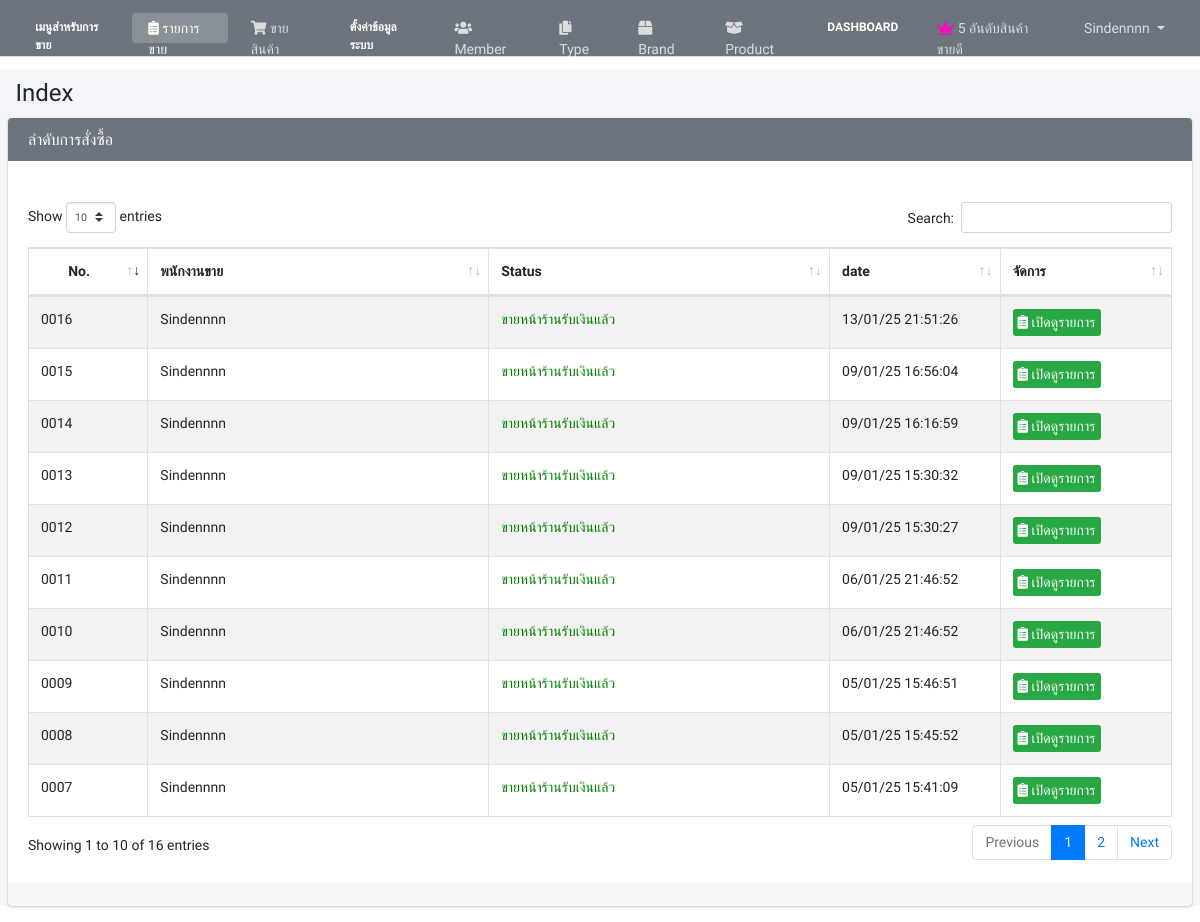
The app's page /admin/index.php (signed in), older data.
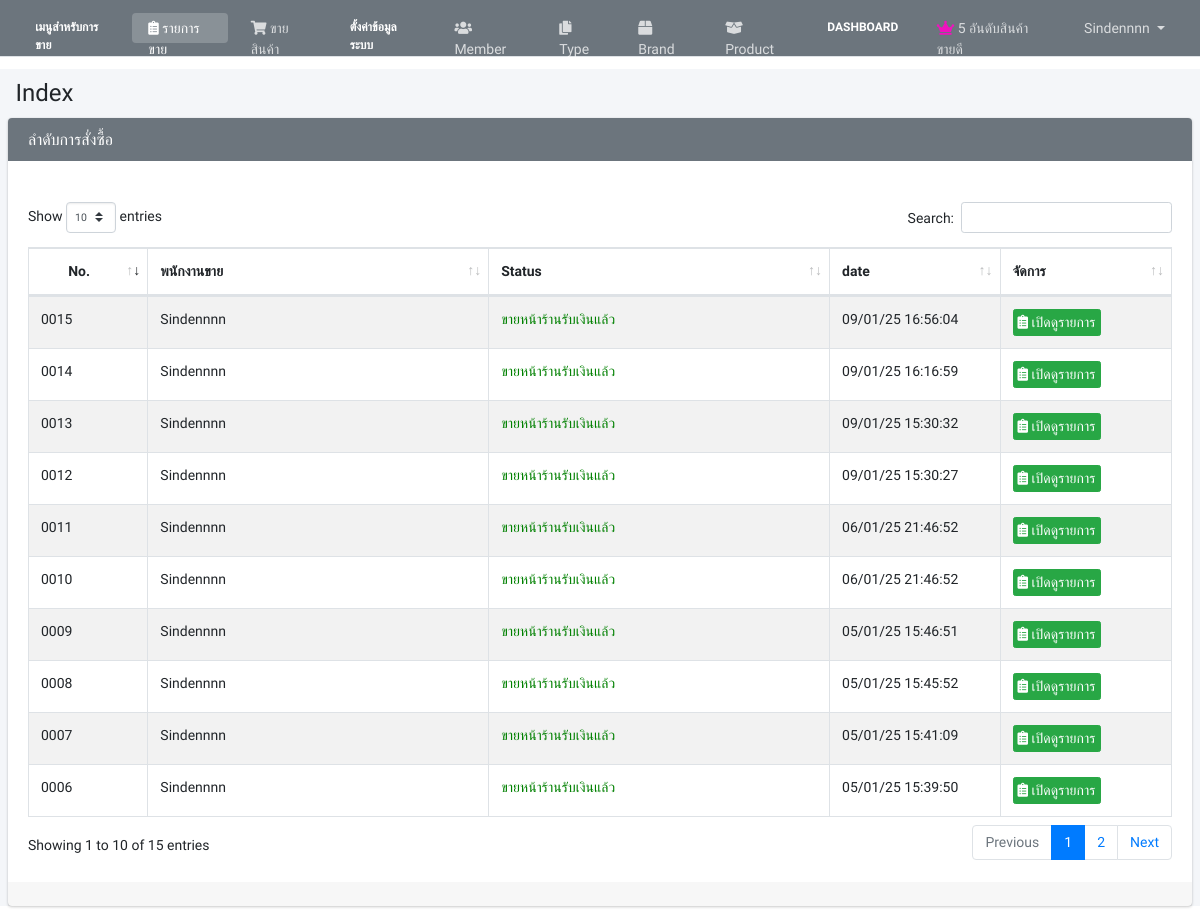
The same page, newer data.
### tables this page shows
CREATE TABLE `tbl_order` (
  `order_id` int(4) UNSIGNED ZEROFILL NOT NULL,
  `mem_id` int(11) NOT NULL,
  `receive_name` varchar(100) NOT NULL COMMENT 'ชื่อผู้รับ',
  `order_status` int(1) NOT NULL,
  `b_name` varchar(100) DEFAULT NULL COMMENT 'ชื่อธนาคาร',
  `pay_amount` float(10,2) DEFAULT NULL,
  `pay_amount2` float(10,2) NOT NULL,
  `order_date` datetime NOT NULL
);

CREATE TABLE `tbl_member` (
  `mem_id` int(3) UNSIGNED ZEROFILL NOT NULL,
  `ref_l_id` int(11) NOT NULL,
  `mem_name` varchar(50) NOT NULL,
  `mem_username` varchar(20) NOT NULL,
  `mem_password` varchar(100) NOT NULL,
  `mem_img` varchar(200) NOT NULL,
  `dateinsert` timestamp NOT NULL DEFAULT current_timestamp()
);

### admin/list_order.php (the view)
<?php
$query_my_order = "SELECT o.* ,m.mem_name
FROM tbl_order as o
INNER JOIN tbl_member as m ON o.mem_id=m.mem_id
WHERE o.order_status=4
ORDER BY o.order_id DESC
"
or die
("Error : ".mysqlierror($query_my_order));
$rs_my_order = mysqli_query($condb, $query_my_order);
?>
<table id="example1" class="table table-bordered  table-hover table-striped">
  <thead>
    <tr class="danger">
      <th width="7%"><center>No.</center></th>
      <th width="20%">พนักงานขาย</th>
      <th width="20%">Status</th>
      <th width="10%">date</th>
      <th width="10%">จัดการ</th>
    </tr>
  </thead>
  <tbody>
    <?php foreach ($rs_my_order as $rs_order) { ?>
    <tr>
     <td><?php echo $rs_order['order_id']; ?></td>
     <td><?php echo $rs_order['mem_name']; ?>
     </td>
     <td>
      <?php $st= $rs_order['order_status'];
            include('mystatus.php');
      ?>
     </td>
     <td><?php echo date('d/m/y H:i:s',strtotime($rs_order['order_date'])); ?></td>
     <td>
      <a href="index.php?order_id=<?php echo $rs_order['order_id'];?>&act=view" target="_blank" class="btn btn-success btn-xs"><i class="nav-icon fas fa-clipboard-list"></i> เปิดดูรายการ</a>
     </td>
    </tr>
  <?php }?>
  </tbody>
</table>

### admin/head.php (shortened to what this page needs)
<!DOCTYPE html>
<html>
<head>
  <link rel="stylesheet" href="https://cdnjs.cloudflare.com/ajax/libs/font-awesome/5.15.3/css/all.min.css">
  <link rel="stylesheet" href="https://code.ionicframework.com/ionicons/2.0.1/css/ionicons.min.css">
  <link rel="stylesheet" href="../assets/icheck-bootstrap.min.css">
  <link rel="stylesheet" href="../assets/dataTables.bootstrap4.css">
  <link rel="stylesheet" href="../assets/adminlte.min.css">
  <link rel="stylesheet" href="../assets/select2.min.css">
  <link rel="stylesheet" href="../assets/select2-bootstrap4.min.css">
  <link href="../assets/tagsinput.css?v=11" rel="stylesheet" type="text/css">
</head>

### admin/header.php (shortened to what this page needs)
<?php include ("head.php"); ?>
<body class="layout-fixed layout-navbar-fixed text-sm">
<div class="wrapper">
  <?php include ("navbar.php"); ?>
<userStyle>Normal</userStyle>

### admin/navbar.php (shortened to what this page needs)
<nav class="main-header navbar navbar-expand navbar-gray navbar-dark">
    <ul class="navbar-nav">
        <li class="nav-header nav-link text-white">เมนูสำหรับการขาย</li>
        <li class="nav-item">
            <a href="index.php" class="nav-link <?php if($menu=="index"){echo "active";} ?>">
                <i class="nav-icon fas fa-clipboard-list"></i> รายการขาย
            </a>
        </li>
        <li class="nav-item">
            <a href="list_l.php" class="nav-link <?php if($menu=="sale"){echo "active";} ?>">
                <i class="nav-icon fa fa-shopping-cart"></i> ขายสินค้า
            </a>
        </li>
        <li class="nav-header nav-link text-white">ตั้งค่าข้อมูลระบบ</li>
        <li class="nav-item">
            <a href="list_mem.php" class="nav-link <?php if($menu=="member"){echo "active";} ?>">
                <i class="nav-icon fa fa-users"></i> Member
            </a>
        </li>
        <li class="nav-item">
            <a href="" class="nav-link <?php if($menu=="type"){echo "active";} ?>">
                <i class="nav-icon fa fa-copy"></i> Type
            </a>
        </li>
        <li class="nav-item">
            <a href="" class="nav-link <?php if($menu=="brand"){echo "active";} ?>">
                <i class="nav-icon fa fa-box"></i> Brand
            </a>
        </li>
        <li class="nav-item">
            <a href="list_product.php" class="nav-link <?php if($menu=="product"){echo "active";} ?>">
                <i class="nav-icon fa fa-box-open"></i> Product
            </a>
        </li>
        <li class="nav-header nav-link text-white">Dashboard</li>
        <li class="nav-item">
            <a href="report_p5.php" class="nav-link <?php if($menu=="report_p5"){echo "active";} ?>">
                <i class="nav-icon fas fa-crown text-fuchsia"></i> 5 อันดับสินค้าขายดี
            </a>
        </li>
    </ul>
    <ul class="navbar-nav ml-auto">
        <li class="nav-item dropdown">
            <a class="nav-link dropdown-toggle" href="#" id="userDropdown" role="button" data-toggle="dropdown">
                <?php echo $_SESSION['mem_name'];?>
            </a>
        </li>
    </ul>
</nav>

### admin/index.php (shortened to what this page needs)
<?php $menu="index" ?>
<?php include("header.php"); ?>
<div class="content-wrapper">
  <section class="content-header">
    <div class="container-fluid">
      <h1>Index</h1>
    </div>
  </section>
  <section class="content">
    <div class="card card-gray">
      <div class="card-header ">
        <h3 class="card-title">ลำดับการสั่งซื้อ</h3>
      </div>
      <br>
      <div class="card-body">
        <div class="row">
          <div class="col-md-12">
              <?php
              $act = (isset($_GET['act']) ? $_GET['act'] : '');
              if($act =='view'){
                include('order_detail.php');
                }else{
              include('list_order.php');
              } ?>
          </div>
        </div>
      </div>
      <div class="card-footer">
      </div>
    </div>
  </section>
</div>
<?php include('footer.php'); ?>
</body>
</html>

### admin/mystatus.php
<?php
if($st==1){
	echo '<font color="red">';
	echo 'รอชำระเงิน';
	echo '</font>';
}elseif ($st==2) {
	echo '<font color="green">';
	echo 'ชำระเงินแล้ว';
	echo '</font>';
}elseif ($st==3) {
	echo '<font color="blue">';
	echo 'ส่งของแล้ว';
	echo '</font>';
}elseif ($st==4) {
	echo '<font color="green">';
	echo 'ขายหน้าร้านรับเงินแล้ว';
	echo '</font>';
}
?>

### admin/footer.php (shortened to what this page needs)
</div>

### admin/head.php (style rules this page uses)
body { font-family: 'Kanit', sans-serif; font-size: 14px; }

### admin/navbar.php (style rules this page uses)
.navbar { padding: 0 1rem; min-height: 57px; }
.navbar-nav .nav-link { padding: 0.7rem 1rem; margin: 0 0.2rem; border-radius: 4px; transition: all 0.3s; }
.navbar-nav .nav-header { padding: 0.5rem 1rem; font-size: 12px; font-weight: bold; text-transform: uppercase; }
.navbar-nav .nav-link.active { background-color: rgba(255,255,255,0.2); }

### admin/header.php (style rules this page uses)
.wrapper { min-height: 100%; }
.content-wrapper { margin-left: 0 !important; min-height: calc(100vh - 57px); }
.main-header { margin-left: 0 !important; width: 100% !important; }

Row changes from the older to the newer data that the page shows:
removed tbl_order: order_id "0016", mem.mem_name "Sindennnn", order_status "ขายหน้าร้านรับเงินแล้ว", order_date "13/01/25 21:51:26"
now on this page (row unchanged): tbl_order: order_id "0006", mem.mem_name "Sindennnn", order_status "ขายหน้าร้านรับเงินแล้ว", order_date "05/01/25 15:39:50"
Text that changed along with them:
text written by a page script: "Show entries Search: Showing 1 to 10 of 16 entries Previous 1 2 Next" → "Show entries Search: Showing 1 to 10 of 15 entries Previous 1 2 Next"
